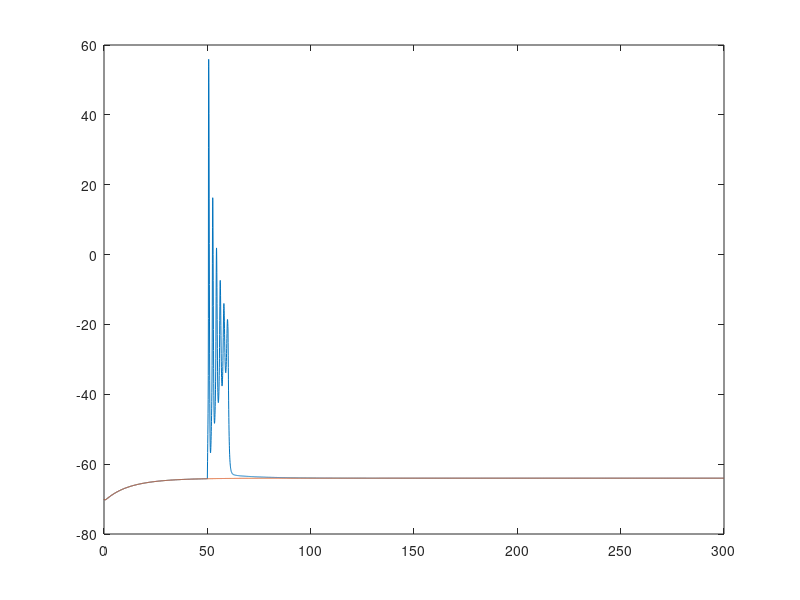

Source code (MATLAB):
function feature_detection()

% Constants
C_m  = 1.0; % membrane capacitance, in uF/cm^2

% System definition
N = 2;
sim_time = 300;
step = 0.05;
time = 0:step:sim_time;

%topo = [0, 1; 1, 0];

V = zeros(N, length(time));
m = zeros(N, length(time));
h = zeros(N, length(time));
n = zeros(N, length(time));
V(:, 1) = -70;
m(:, 1) = 0.053;
h(:, 1) = 0.596;
n(:, 1) = 0.317;
dmdt = zeros(N, 1);
dhdt = zeros(N, 1);
dndt = zeros(N, 1);
I_self = zeros(N, 1);

r = zeros(N, 1);
drdt = zeros(N, 1);
I_syn = zeros(N, 1);

%I_ext = (10+10*rand(N,1))*ones(1, length(time));
%I_ext = [20; 0] * ones(1, length(time));
%I_ext(1, 1:1000) = 0;
I_ext = zeros(N, length(time));
I_ext(1, 1001:1200) = 50;

% Parameters
g_gaba = 3;  % mS/cm^2
g_glu = 1;

for t = 1:length(time)-1
%    system('pause');
	[I_self, dmdt, dhdt, dndt] = HH_burst(V(:,t), m(:,t), h(:,t), n(:,t));
	%[I_syn(1), drdt(2)] = inhibitory(V(2,t), V(1,t), g_gaba, r(2));
	[I_syn(2), drdt(1)] = inhibitory(V(1,t), V(2,t), g_gaba, r(1));
	%[I_syn(2), drdt(1)] = excitatory(V(1,t), V(2,t), g_glu, r(1));
	%[I_syn(3), drdt(2)] = excitatory(V(1,t), V(3,t), g_glu, r(2));
	I_total = I_ext(:,t) + I_self; 
	%I_total = I_ext(:,t) + I_self + I_syn; 
	dVdt = I_total / C_m;
	V(:,t+1) = V(:,t) + step*dVdt;
	m(:,t+1) = m(:,t) + step*dmdt;
	h(:,t+1) = h(:,t) + step*dhdt;
	n(:,t+1) = n(:,t) + step*dndt;
    
    % synaptic parameters update
    r = r + step*drdt;
end

figure; plot(time, V);



function [I_syn, drdt] = inhibitory(V_pre, V_post, g_gaba, r)
% Constants
E_Cl = -80;  % mV
alpha_r = 5;  % mM^-1ms^-1
beta_r = 0.18;  % ms^-1
T_max = 1.5;  % mM
K_p = 5;  % mV
V_p = 7;  %mV

I_syn = g_gaba * r * (E_Cl - V_post);
T = T_max / (1 + exp(-(V_pre - V_p)/K_p));
drdt = alpha_r * T * (1-r) - beta_r * r;

function [I_syn, drdt] = excitatory(V_pre, V_post, g_glu, r)
% Constants
E = -38;  % mV
alpha_r = 2.4;  % mM^-1ms^-1
beta_r = 0.56;  % ms^-1
T_max = 1.0;  % mM
K_p = 5;  % mV
V_p = 7;  %mV

I_syn = g_glu * r * (E - V_post);
T = T_max / (1 + exp(-(V_pre - V_p)/K_p));
drdt = alpha_r * T * (1-r) - beta_r * r;

function [I, dmdt, dhdt, dndt] = HH_burst(V, m, h, n)

% Constants
C_m  = 1.0; % membrane capacitance, in uF/cm^2
g_Na = 35.0; % maximum conducances, in mS/cm^2
g_K  = 9.0;
g_L  = 0.1;
E_Na = 55.0; % Nernst reversal potentials, in mV
E_K  = -90.0;
E_L  = -65;
phi = 5;

%Functionalize Single HH Neuron
alpha_m = 0.1*(V+35) ./ (1-exp(-(V+35)/10));
alpha_h = 0.07 * exp(-(V+58)/20);
alpha_n = 0.01*(V+34) ./ (1-exp(-(V+34)/10));
beta_m = 4 * exp(-(V+60)/18);
beta_h = 1 ./ (1+exp(-(V+28)/10));
beta_n = 0.125 * exp(-(V+44)/80);

m = alpha_m ./ (alpha_m + beta_m);

% Membrane currents (in uA/cm^2)
I_Na = g_Na * (m.^3) .* h .* (E_Na - V);
I_K = g_K  * (n.^4) .* (E_K - V);
I_L = g_L * (E_L - V);
I = I_Na + I_K + I_L;

% Diffeq's for gating variables
%dmdt = alpha_m.*(1-m) - beta_m.*m;
dmdt = 0;
dhdt = phi * (alpha_h.*(1-h) - beta_h.*h);
dndt = phi * (alpha_n.*(1-n) - beta_n.*n);

